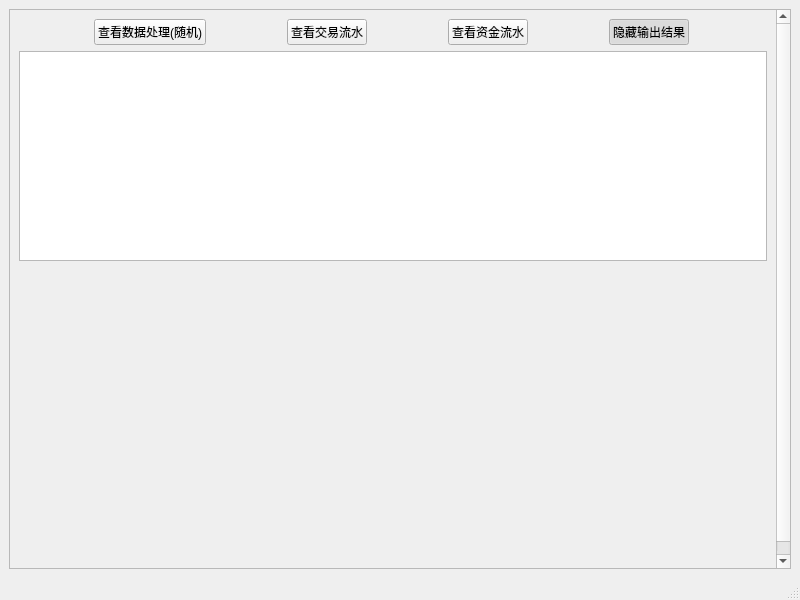
<?xml version="1.0" encoding="UTF-8"?>
<ui version="4.0">
 <class>MainWindow</class>
 <widget class="QMainWindow" name="MainWindow">
  <property name="geometry">
   <rect>
    <x>0</x>
    <y>0</y>
    <width>800</width>
    <height>600</height>
   </rect>
  </property>
  <property name="windowTitle">
   <string>MainWindow</string>
  </property>
  <widget class="QWidget" name="centralwidget">
   <layout class="QVBoxLayout" name="verticalLayout_3">
    <item>
     <widget class="QScrollArea" name="scrollArea">
      <property name="widgetResizable">
       <bool>true</bool>
      </property>
      <widget class="QWidget" name="scrollAreaWidgetContents">
       <property name="geometry">
        <rect>
         <x>0</x>
         <y>0</y>
         <width>763</width>
         <height>572</height>
        </rect>
       </property>
       <layout class="QVBoxLayout" name="verticalLayout">
        <item>
         <layout class="QHBoxLayout" name="horizontalLayout_2">
          <item>
           <widget class="QPushButton" name="pushButton_show_dataPre">
            <property name="sizePolicy">
             <sizepolicy hsizetype="Fixed" vsizetype="Fixed">
              <horstretch>0</horstretch>
              <verstretch>0</verstretch>
             </sizepolicy>
            </property>
            <property name="text">
             <string>查看数据处理(随机)</string>
            </property>
           </widget>
          </item>
          <item>
           <widget class="QPushButton" name="pushButton_show_trade_flow">
            <property name="sizePolicy">
             <sizepolicy hsizetype="Fixed" vsizetype="Fixed">
              <horstretch>0</horstretch>
              <verstretch>0</verstretch>
             </sizepolicy>
            </property>
            <property name="text">
             <string>查看交易流水</string>
            </property>
           </widget>
          </item>
          <item>
           <widget class="QPushButton" name="pushButton_show_money_flow">
            <property name="sizePolicy">
             <sizepolicy hsizetype="Fixed" vsizetype="Fixed">
              <horstretch>0</horstretch>
              <verstretch>0</verstretch>
             </sizepolicy>
            </property>
            <property name="text">
             <string>查看资金流水</string>
            </property>
           </widget>
          </item>
          <item>
           <widget class="QPushButton" name="pushButton_hide_output">
            <property name="sizePolicy">
             <sizepolicy hsizetype="Fixed" vsizetype="Fixed">
              <horstretch>0</horstretch>
              <verstretch>0</verstretch>
             </sizepolicy>
            </property>
            <property name="text">
             <string>隐藏输出结果</string>
            </property>
            <property name="checkable">
             <bool>true</bool>
            </property>
            <property name="checked">
             <bool>true</bool>
            </property>
           </widget>
          </item>
         </layout>
        </item>
        <item>
         <widget class="QTableWidget" name="tableWidget">
          <property name="minimumSize">
           <size>
            <width>0</width>
            <height>210</height>
           </size>
          </property>
         </widget>
        </item>
        <item>
         <widget class="MatplotlibWidget" name="matplotlibwidget_static" native="true">
          <property name="minimumSize">
           <size>
            <width>0</width>
            <height>100</height>
           </size>
          </property>
         </widget>
        </item>
        <item>
         <widget class="MatplotlibWidget" name="matplotlibwidget_day" native="true">
          <property name="minimumSize">
           <size>
            <width>0</width>
            <height>200</height>
           </size>
          </property>
         </widget>
        </item>
       </layout>
      </widget>
     </widget>
    </item>
   </layout>
  </widget>
  <widget class="QMenuBar" name="menubar">
   <property name="geometry">
    <rect>
     <x>0</x>
     <y>0</y>
     <width>800</width>
     <height>22</height>
    </rect>
   </property>
  </widget>
  <widget class="QStatusBar" name="statusbar"/>
 </widget>
 <customwidgets>
  <customwidget>
   <class>MatplotlibWidget</class>
   <extends>QWidget</extends>
   <header>.rhMatplotlibWidget</header>
   <container>1</container>
  </customwidget>
 </customwidgets>
 <resources/>
 <connections>
  <connection>
   <sender>pushButton_hide_output</sender>
   <signal>clicked(bool)</signal>
   <receiver>tableWidget</receiver>
   <slot>setVisible(bool)</slot>
   <hints>
    <hint type="sourcelabel">
     <x>639</x>
     <y>53</y>
    </hint>
    <hint type="destinationlabel">
     <x>531</x>
     <y>138</y>
    </hint>
   </hints>
  </connection>
 </connections>
</ui>
